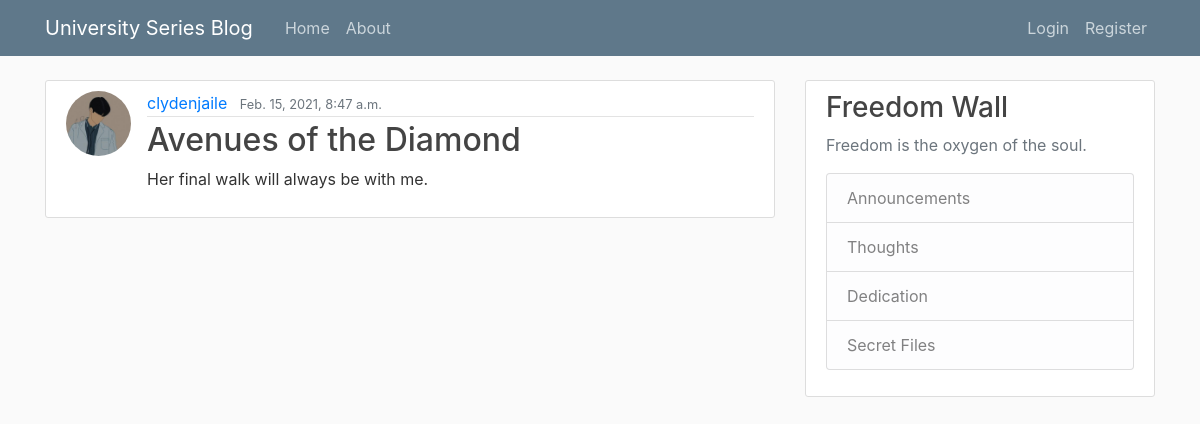
/post/16/, run on the app's committed database.
### blog/models.py (models this page shows, shortened)
class Post(models.Model):
    title = models.CharField(max_length=100)
    content = models.TextField()
    date_posted = models.DateTimeField(default=timezone.now)
    author = models.ForeignKey(User, on_delete=models.CASCADE)

### users/models.py (models this page shows, shortened)
class Profile(models.Model):
    user = models.OneToOneField(User, on_delete=models.CASCADE)
    image = models.ImageField(default='default.jpg', upload_to='profile_pics')

### blog/views.py (the view)
# urls.py: path('post/<int:pk>/', PostDetailView.as_view(), name='post-detail'),
class PostDetailView(DetailView):
    model = Post

### blog/templates/blog/post_detail.html (shortened to what this page needs)
{% extends "blog/base.html" %}
{% block content %}
    <article class="media content-section">
        <img class="rounded-circle article-img" src="{{ object.author.profile.image.url }}">
        <div class="media-body">
            <div class="article-metadata">
              <a class="mr-2" href="{% url 'user-posts' object.author.username %}">{{ object.author }}</a>
              <small class="text-muted">{{ object.date_posted }}</small>
            </div>
            <h2 class="article-title">{{ object.title }}</h2>
            <p class="article-content">{{ object.content }}</p>
        </div>
    </article>
{% endblock content %}

### blog/static/blog/main.css (style rules this page uses)
body { background: #fafafa; color: #333333; margin-top: 5rem; }
h1, h2, h3, h4, h5, h6 { color: #444444; }
.content-section { background: #ffffff; padding: 10px 20px; border: 1px solid #dddddd; border-radius: 3px; margin-bottom: 20px; }
.article-title { color: #444444; }
.article-content { white-space: pre-line; }
.article-img { height: 65px; width: 65px; margin-right: 16px; }
.article-metadata { padding-bottom: 1px; margin-bottom: 4px; border-bottom: 1px solid #e3e3e3 }

### data on the page
Post: author.profile.image (picture), author "clydenjaile", date_posted "Feb. 15, 2021, 8:47 a.m.", title "Avenues of the Diamond", content "Her final walk will always be with me."
